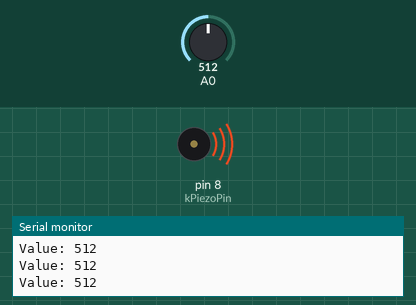
The sketch below on a simulated Arduino Uno, built with avr-gcc and run on an emulated ATmega328P. On the bench: buzzer (waves = sounding), the last lines printed to the serial monitor. The inputs (shaded band) are chosen by the test bench; at power-on: A0 = 512.

Above: at 1.2 s.
1.3 s: A0 set to 497
At 1.6 s:
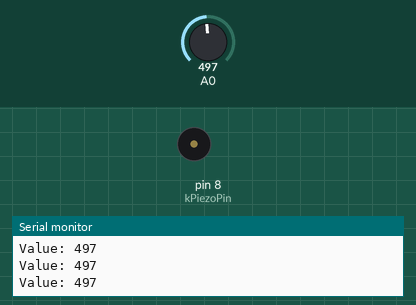
2.8 s: A0 set to 511
At 3.8 s:
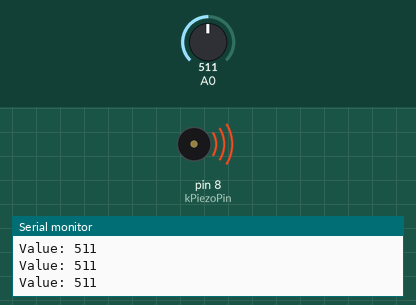
4.3 s: A0 set to 495
At 4.9 s:
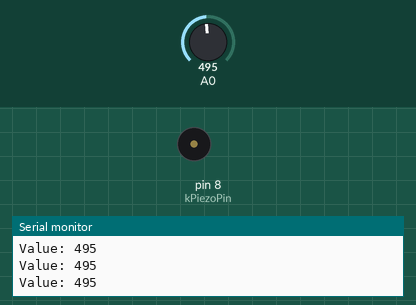
Timing chart, 0 to 7.3 s (numbered marks = the images above; inputs shaded):
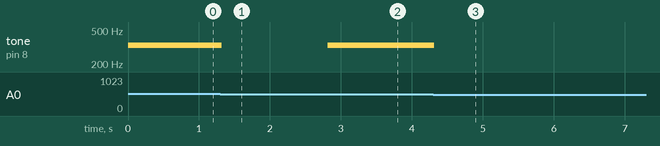

The sketch:

project_07_keyboard_instrument.ino
```cpp
const int kPiezoPin = 8;

int notes[] = {262, 294, 330, 349};

void setup() {
  Serial.begin(9600);
  pinMode(kPiezoPin, OUTPUT);
  digitalWrite(kPiezoPin, HIGH);
}

void loop() {
  int value = analogRead(A0);
  Serial.print("Value: ");
  Serial.println(value);
  if (value >= 1020) {
    tone(kPiezoPin, notes[0]);
  } else if (value >= 990 && value < 1010) {
    tone(kPiezoPin, notes[1]);
  } else if (value >= 505 && value < 515) {
    tone(kPiezoPin, notes[2]);
  } else if (value > 5 && value < 10) {
    tone(kPiezoPin, notes[3]);
  } else {
    noTone(8);
  }
}
```

Measured:
- the behaviour switches between 505 and 504 on A0 (found by bisection; images 0 and 1)
- after the input at 1.3 s, tone on pin 8 (kPiezoPin): 330 Hz → silent at once
- after the input at 2.8 s, tone on pin 8 (kPiezoPin): silent → 330 Hz at once
- after the input at 4.3 s, tone on pin 8 (kPiezoPin): 330 Hz → silent at once
